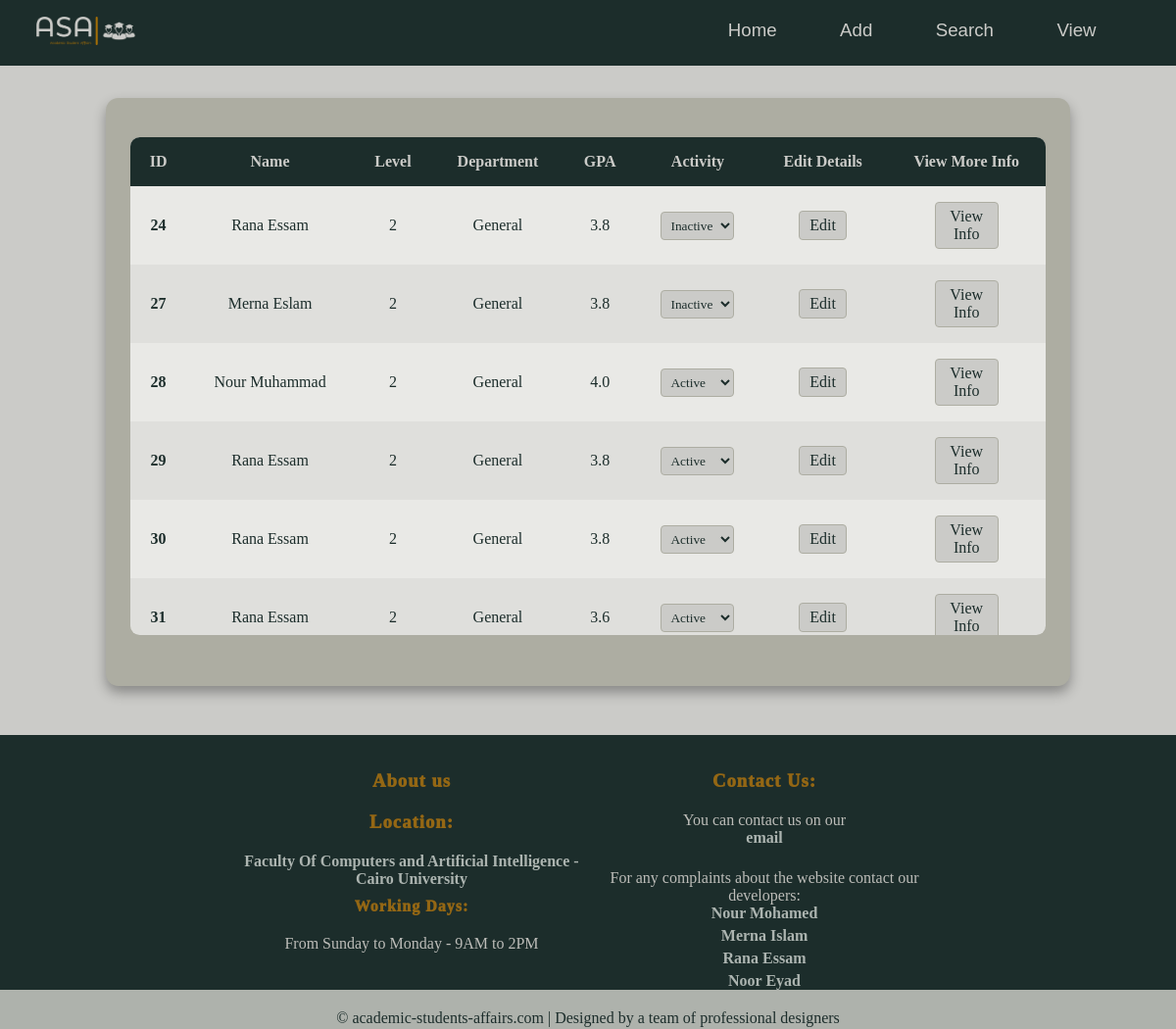
Page /allstudents/ on the earlier database version.
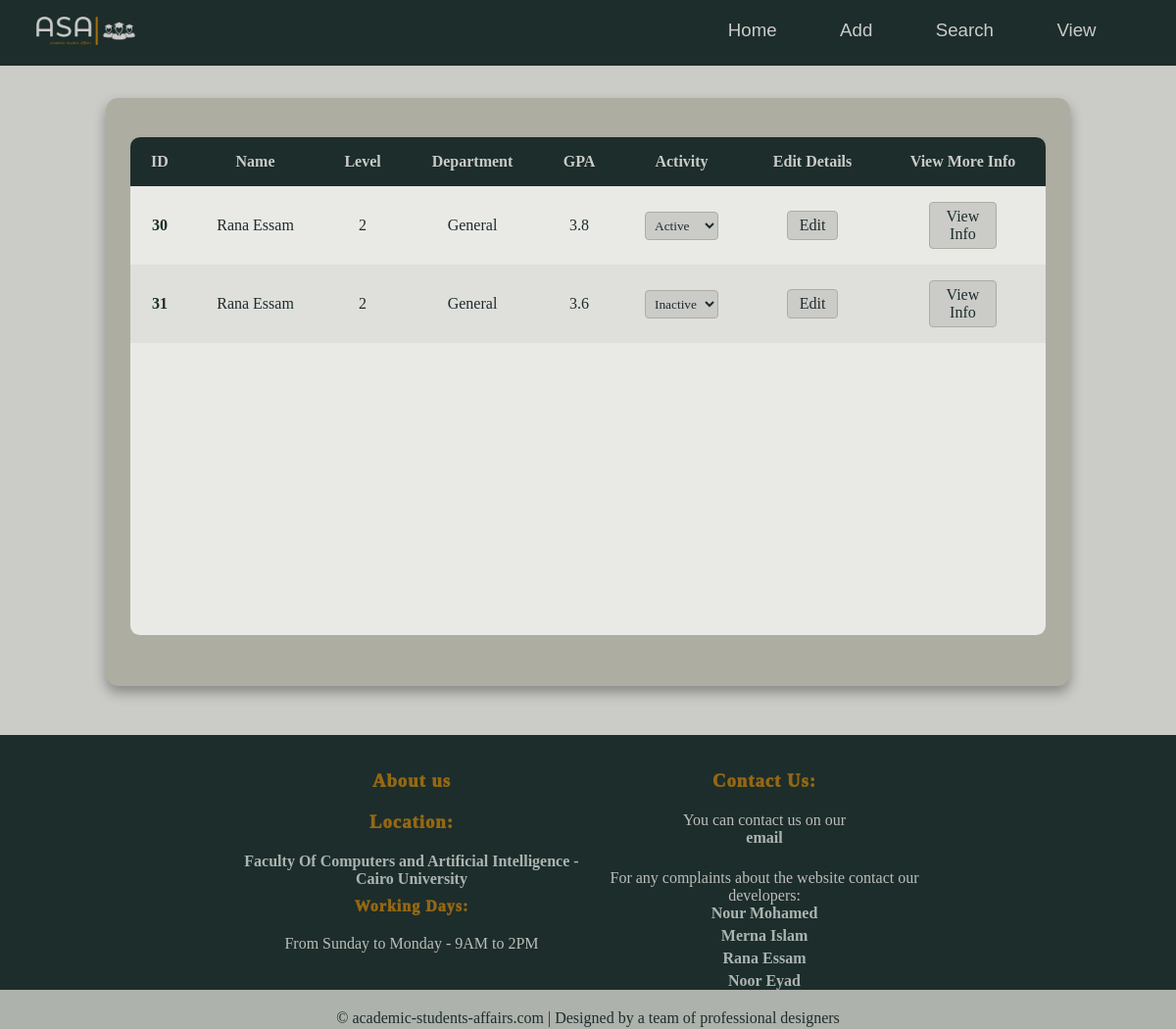
Same page on the later database version.
### students/models.py (models this page shows)
class Member(models.Model):
    firstname = models.CharField(max_length=255)
    lastname = models.CharField(max_length=255)
    email = models.CharField(max_length = 50)
    phone = models.CharField(max_length=15)
    gpa = models.FloatField()
    level = models.IntegerField()
    birthdate = models.DateField()
    gender = models.CharField(max_length=6)
    dep = models.CharField(max_length= 10,  default='General')
    state = models.BooleanField(default= True)

### students/views.py (the view, shortened to what this page needs)
# urls.py: path('allstudents/', views.allstudents, name='allstudents'),
def allstudents(request):
  mymember = Member.objects.all()
  template = loader.get_template('view_student_screen.html')
  context = {
    'students': mymember,
  }
  return HttpResponse(template.render(context, request))

### students/templates/view_student_screen.html (shortened to what this page needs)
{% extends "master.html" %}
{% load static %}
{% block stylesheet %}
<link rel="stylesheet" href="{% static 'view_student_screen.css' %}">
{% endblock %}
{% block content%}
    <main class="table">
        <section class="table_body">
            <table>
                <thead>
                    <tr>
                        <th>ID</th>
                        <th>Name</th>
                        <th>Level</th>
                        <th>Department</th>
                        <th>GPA</th>
                        <th>Activity</th>
                        <th>Edit Details</th>
                        <th>View More Info</th>
                    </tr>
                </thead>
                <tbody id="table">
                    {% for std in students %}
                     <tr>
                      <td><strong>{{std.id}}</strong></td>
                      <td>{{std.firstname}} {{std.lastname}}</td>
                      <td>{{std.level}}</td>
                      <td>{{std.dep}}</td>
                      <td>{{std.gpa}}</td>
                      <td>
                       <form method = "POST" id ="#myform" >
                     <select class="dropdown" name="state" id="state{{std.id}}" onchange = "changeState({{std.id}})"  >
                              <option value ="1"{%if std.state%}selected {%endif%} >Active</option>
                              <option value = "2"{%if not std.state%}selected {%endif%} >Inactive</option>
                          </select>
                        </form>
                      </td>
                      <td><a class="button"  href="../editStudent/{{std.id}}"><button type="button">Edit</button></a></td>
                      <td><a class="button" href="../studentInfo/{{std.id}}"><button type="button">View Info</button></a></td>
                  </tr>
                  {% endfor %}
                </tbody>
            </table>
        </section>
    </main>
{%endblock%}

Differences in the rows shown:
removed Member: id "24", firstname "Rana", lastname "Essam", level "2", dep "General", gpa "3.8", state "Inactive"
removed Member: id "27", firstname "Merna", lastname "Eslam", level "2", dep "General", gpa "3.8", state "Inactive"
removed Member: id "28", firstname "Nour", lastname "Muhammad", level "2", dep "General", gpa "4.0", state "Active"
removed Member: id "29", firstname "Rana", lastname "Essam", level "2", dep "General", gpa "3.8", state "Active"
changed Member id 31: state "Active" → "Inactive"
